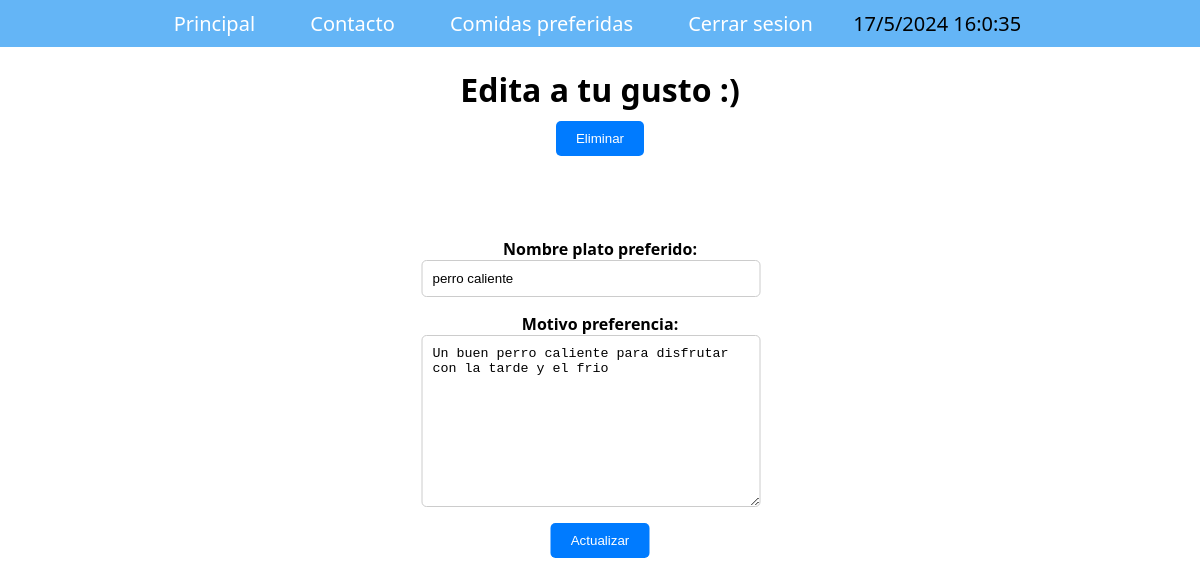
The app's page /editar_preferencia/31/actualizar (signed in) with its own data.
### miapp/models.py (models this page shows, shortened)
class Preferencia(models.Model):
    usuario = models.ForeignKey(User, on_delete=models.CASCADE)
    nombre_plato_preferido = models.CharField(max_length=255, null=True)
    motivo_preferencia = models.TextField(null=True)
    preferido = models.BooleanField(default=True)

### miapp/views.py (the view)
# urls.py: path('editar_preferencia/<int:id_preferencia>/',
@login_required
def editar_preferencia(request, id_preferencia):
    preferencia = get_object_or_404(
        Preferencia, pk=id_preferencia, usuario=request.user)
    try:
        if request.method == 'GET':
            formularioPreferencia = CrearFormularioPreferencia(
                instance=preferencia)
            return render(request, 'editar_preferencia.html', {
                'preferencia': preferencia,
                'form': formularioPreferencia,
            })
        else:
            formularioPreferencia = CrearFormularioPreferencia(
                request.POST, instance=preferencia)
            formularioPreferencia.save()
            return redirect('preferencias')
    except ValueError:
        return render(request, 'editar_preferencia.html', {
            'preferencia': preferencia,
            'formularioPreferencia': formularioPreferencia,
            'error': 'Error al actualizar la preferencia',
        })

### miapp/forms.py
class CrearFormularioPreferencia(forms.ModelForm):
    class Meta:
        model = Preferencia
        fields = ('nombre_plato_preferido', 'motivo_preferencia')

### templates/editar_preferencia.html (shortened to what this page needs)
{% extends 'base.html' %}
{% block content %}
    <div class="contenedor-principal">
        <h1 class="titulo">Edita a tu gusto :)</h1>
        <form method="POST" class="formulario">
            <div class="grupo-formulario">
                {{ form.as_p }}
                <button type="submit">Actualizar</button>
            </div>
        </form>
        <form action="{% url 'eliminar_preferencia' preferencia.id %}" method="POST">
            <div class="grupo-formulario">
                <button type="submit">Eliminar</button>
            </div>
        </form>
    </div>
{% endblock %}

### static/css/main.css (style rules this page uses)
:root { color-scheme: light dark; font-family: system-ui; }
body { margin: 0; }
.contenedor-principal { text-align: center; margin: 20px; }
.titulo { margin-bottom: 10px; }
.formulario { max-width: 400px; margin: auto; position: absolute; top: 50%; left: 50%; transform: translate(-50%, -50%); text-align: center; }
.grupo-formulario { margin-bottom: 20px; text-align: left; }
label { display: block; font-weight: bold; text-align: center; }
input[type="text"], input[type="password"] { width: 100%; padding: 10px; border: 1px solid #ccc; border-radius: 5px; box-sizing: border-box; }
button { padding: 10px 20px; border: none; border-radius: 5px; background-color: #007bff; color: #fff; cursor: pointer; transition: background-color 0.3s ease; display: block; margin: 10px auto; }
.grupo-formulario { margin-bottom: 20px; }
input[type="text"], input[type="email"], textarea { width: 95%; padding: 10px; border: 1px solid #ccc; border-radius: 5px; }

### records on screen
Preferencia: nombre_plato_preferido "perro caliente", motivo_preferencia "Un buen perro caliente para disfrutar con la tarde y el frio"
